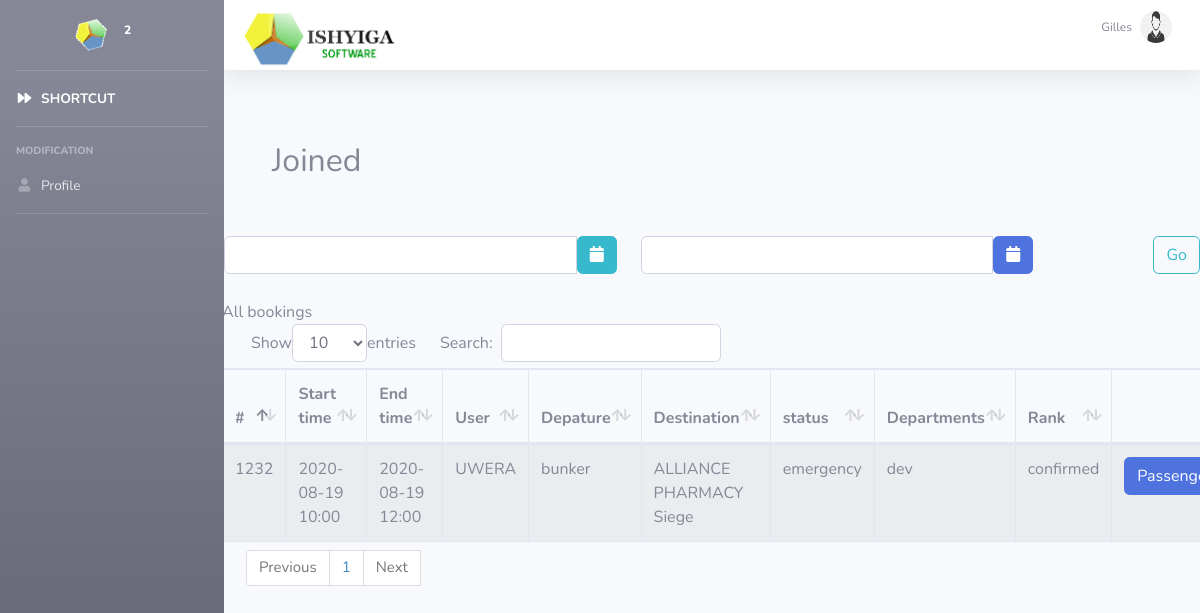
The app's page /handshake.php (signed in) with its own data.
### tables this page shows
CREATE TABLE `fluid_booking` (
  `id` int(11) NOT NULL,
  `start_time` char(200) NOT NULL,
  `end_time` char(200) NOT NULL,
  `id_user` int(255) NOT NULL,
  `id_place0` int(255) NOT NULL,
  `id_placef` int(255) NOT NULL,
  `status_id` int(255) NOT NULL,
  `departments_id` int(255) NOT NULL,
  `description` text,
  `rank` varchar(255) NOT NULL,
  `created_at` datetime DEFAULT NULL,
  `updated_at` datetime DEFAULT NULL,
  `driver_id` int(20) DEFAULT NULL
);

CREATE TABLE `fluid_user` (
  `id` int(11) NOT NULL,
  `id_subcompany` int(11) NOT NULL,
  `username` varchar(255) NOT NULL,
  `full_name` varchar(255) NOT NULL,
  `phone_number` varchar(20) NOT NULL,
  `auth_key` varchar(32) DEFAULT '10',
  `password` varchar(255) NOT NULL,
  `passreset` varchar(255) NOT NULL,
  `email` varchar(255) NOT NULL,
  `role` int(11) NOT NULL DEFAULT '10',
  `last_login` datetime DEFAULT NULL,
  `live` int(250) DEFAULT '0',
  `status` varchar(250) DEFAULT 'lebour',
  `vercod` varchar(250) NOT NULL,
  `verfied` int(50) DEFAULT '0'
);

CREATE TABLE `fluid_place` (
  `id` int(11) NOT NULL,
  `id_user` int(100) NOT NULL,
  `name` varchar(255) NOT NULL,
  `id_sector0` int(200) NOT NULL,
  `street` int(11) DEFAULT NULL,
  `house_number` int(11) DEFAULT NULL,
  `aboutcontract` varchar(255) NOT NULL
);

CREATE TABLE `fluid_status` (
  `id` int(11) NOT NULL,
  `statusname` varchar(255) NOT NULL,
  `id_subcampany` int(11) DEFAULT NULL
);

CREATE TABLE `fluid_departments` (
  `id` int(11) NOT NULL,
  `id_subcompany` int(11) DEFAULT NULL,
  `name_dep` varchar(255) NOT NULL
);

### handshake.php (the view, shortened to what this page needs)
<?php
include('include/header.php'); ?>
<?php include('connexion.php');?>
<body  id="page-top"   >
<div id="wrapper">
        <?php include 'include/navbar.php'; ?>
        <div id='content-wrapper' class="d-flex flex-column">
            <?php
            require_once('include/topbon.php');
            ?>
    <div id="page-inner">
      <div class="row p-5">
        <div class="col-md-6">
        <h2>Joined</h2>
        </div> </div>
<form action="handshake.php" method="post">
        <div class="row">
            <div class="form-group col-md-5">
                <div class='input-group date' id='datetimepicker1'>
                    <input name='start_date' type='text' class="form-control" />
                    <span class="input-group-addon btn btn-info">
                        <span class="fa fa-calendar"></span>
                    </span>
                </div>
            </div>
            <div class="form-group col-md-5">
                <div class='input-group date' id='datetimepicker2'>
                    <input name='end_date' type='text' class="form-control" />
                    <span class="input-group-addon btn btn-primary">
                        <span class="fa fa-calendar"></span>
                    </span>
                </div>
            </div>
            <div class='form-group col-md-2'>
                <button type="submit" class="btn btn-outline-info pull-right ">Go</button>
            </div>
        </div>
    </form>
        <div class="row" style="padding:10px;">
            <table class="table table-striped table-bordered table-hover display" id="datatable1" cellspacing="0"
                   width="100%">
                <thead>
                    <tr>
                        <th>#</th>
                        <th>Start time</th>
                        <th>End time</th>
                        <th>User</th>
                        <th>Depature</th>
                        <th>Destination</th>
                        <th>status</th>
                        <th>Departments</th>
                        <th>Rank</th>
                        <th></th>
                    </tr>
                </thead>
                <body>
                <?php
                if(isset($_POST['start_date']) and $_POST['end_date']!=''){
                    $start=stripslashes($_POST['start_date']);
                    $end=stripslashes($_POST['end_date']);
                     $sql ="SELECT fluid_booking.id,start_time,end_time,username,a.name AS 'departure',b.name AS 'destination',statusname,name_dep,rank FROM `fluid_booking`
                     inner join fluid_user on fluid_user.id=fluid_booking.id_user JOIN fluid_place AS a
                     ON fluid_booking.id_place0=a.id JOIN fluid_place AS b
                     ON fluid_booking.id_placef=b.id inner join fluid_status on fluid_status.id=fluid_booking.status_id
                     inner join fluid_departments on fluid_departments.id=fluid_booking.Departments_id
                     WHERE fluid_user.id_subcompany=".$id_subcompany." AND DATE(start_time) BETWEEN '".$start."' AND '".$end."'";
                          echo "Bookings from ".$start." to ".$end."<br>";
                    $result = mysqli_query($connection,$sql);
                    if (mysqli_num_rows($result) > 0) {
                        while($row = mysqli_fetch_array( $result)) {
                            echo (
                                '
                                    <tr>'.
                                        '<td>'.$row["id"].'</td>'.
                                        '<td>'.$row["start_time"].'</td>'.
                                        '<td>'.$row["end_time"].'</td>'.
                                        '<td>'.$row["username"].'</td>'.
                                        '<td>'.$row["departure"].'</td>'.
                                        '<td>'.$row["destination"].'</td>'.
                                        '<td>'.$row["statusname"].'</td>'.
                                        '<td>'.$row["name_dep"].'</td>'.
                                        '<td>'.$row["rank"].'</td>'.
                                        '<td>'.'<a href="handshake.php?bkid='.$row['id'].' "class="btn btn-primary">Passengers</a>'.'</td>'.
                                    '</tr>'
                            );
                        }}
                    } else {
                   $sql ="SELECT fluid_booking.id,start_time,end_time,username,a.name AS 'departure',b.name AS 'destination',statusname,name_dep,rank FROM `fluid_booking`
                    inner join fluid_user on fluid_user.id=fluid_booking.id_user
                    JOIN fluid_place AS a ON fluid_booking.id_place0=a.id
                    JOIN fluid_place AS b ON fluid_booking.id_placef=b.id
                    inner join fluid_status on fluid_status.id=fluid_booking.status_id
                    inner join fluid_departments on fluid_departments.id=fluid_booking.Departments_id
                    where fluid_user.id_subcompany=".$id_subcompany." AND fluid_booking.end_time>=NOW() ";
               echo "All bookings<br>";
                    $rS = mysqli_query($connection,$sql);
                   if(mysqli_num_rows($rS )>0) {
                            while($row = mysqli_fetch_array($rS)) {
                echo (
                '
                    <tr>'.
                        '<td>'.$row["id"].'</td>'.
                        '<td>'.$row["start_time"].'</td>'.
                        '<td>'.$row["end_time"].'</td>'.
                        '<td>'.$row["username"].'</td>'.
                        '<td>'.$row["departure"].'</td>'.
                        '<td>'.$row["destination"].'</td>'.
                        '<td>'.$row["statusname"].'</td>'.
                        '<td>'.$row["name_dep"].'</td>'.
                        '<td>'.$row["rank"].'</td>'.
                        '<td>'.'<a href="handshake.php?bkid='.$row["id"].'" class="btn btn-primary">Passenger</a>'.'</td>'.
                    '</tr>
                '
            );
            }
        }else{
        echo "0 results";
    }
    }
    ?>
                </body>
            </table>
               </div>
             </div>
        </div>
   </div>
<?php include('include/footerui.php'); ?>

### include/header.php (style rules this page uses)
a { color: #4e73df; text-decoration: none; background-color: transparent; }
.sorting:after { opacity: 0.2; content: "\e150"; }

### records on screen
fluid_booking: id "1232", start_time "2020-08-19 10:00", end_time "2020-08-19 12:00", fluid_user.username "UWERA", fluid_place.name "bunker", fluid_place.name "ALLIANCE PHARMACY Siege", fluid_status.statusname "emergency", fluid_departments.name_dep "dev", rank "confirmed"

### other values on screen
$_SESSION['username'] "Gilles"
